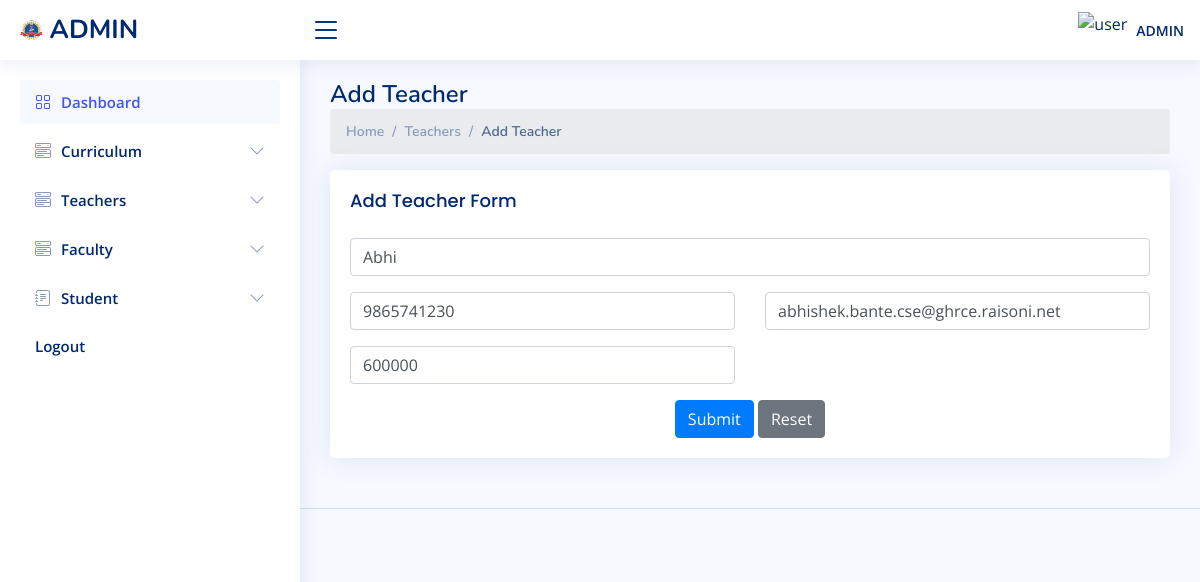
Page /admin/edit_teacher.php?id=4 (signed in) on the committed database.
### tables this page shows
CREATE TABLE `teacher` (
  `tid` int(11) NOT NULL,
  `name` varchar(255) NOT NULL,
  `email` varchar(255) NOT NULL,
  `phone` varchar(15) NOT NULL,
  `salary` int(11) NOT NULL
);

### admin/connect/db.php (called while the page is built)
<?php
class connect{
    public $servername = "localhost";
    private $username = "root";
    private $password = "";
    private $dbname = "jit_college";
    public function dbconnect()
	{
		$db=mysqli_connect($this->servername,$this->username,$this->password,$this->dbname);
		return $db;
	}
}
?>

### admin/connect/fun.php (called while the page is built, shortened)
<?php
class fun
{
    private $db;
    function __construct($con)
    {
        $this->db = $con;
    }
    public function fetchTeacherWithId($id){
     $sql = "SELECT * FROM `teacher` WHERE `tid` = '$id'";
     $fetch = mysqli_query($this->db, $sql);
     return $fetch;
    }
}
?>

### admin/edit_teacher.php (the view, shortened to what this page needs)
<?php
  include "connect/db.php";
  include "connect/fun.php";
  $connect=new connect();
  $fun=new fun($connect->dbconnect());
  if(isset($_GET['id']) ){
    $id=trim($_GET['id']);
    $fetch = $fun->fetchTeacherWithId($id);
    $fetch = mysqli_fetch_assoc($fetch);
  }
  else{
    header('Location: view_teacher.php');
  }
?>
<!DOCTYPE html>
<html lang="en">
<head>
  <?php
    include "include/links.php";
  ?>
</head>
<body>
  <?php
    include "include/header.php";
  ?>
      <?php
        include "include/sideBar.php";
      ?>
  <main id="main" class="main">
    <div class="pagetitle">
        <h1>Add Teacher</h1>
        <nav>
          <ol class="breadcrumb">
            <li class="breadcrumb-item"><a href="index.php">Home</a></li>
            <li class="breadcrumb-item">Teachers</li>
            <li class="breadcrumb-item active">Add Teacher</li>
          </ol>
        </nav>
      </div>
      <section class="section">
        <div class="card">
            <div class="card-body">
              <h5 class="card-title">Add Teacher Form</h5>
              <form class="row g-3"  action="edit_teacher.php" method="POST">
                <div class="col-md-12">
                  <input type="text" class="form-control" name="tname" value="<?php echo $fetch['name']?>" placeholder="Teacher Name">
                </div>
                <div class="col-md-6">
                  <input type="text" class="form-control" id="phone" name="phone" placeholder="Phone no." value="<?php echo $fetch['phone']?>">
                </div>
                <div class="col-md-6">
                  <input type="text" class="form-control" id="email" name="email" value="<?php echo $fetch['email']?>" placeholder="Email">
                </div>
                <div class="col-md-6">
                  <input type="text" class="form-control" id="salary" name="salary" value="<?php echo $fetch['salary']?>" placeholder="Salary">
                </div>
                <div class="text-center">
                  <button type="submit" name="submit" class="btn btn-primary">Submit</button>
                  <button type="reset" class="btn btn-secondary">Reset</button>
                </div>
              </form>
            </div>
          </div>
      </section>
  </main>
<?php
  include "include/footer.php";
?>
</body>
</html>

### admin/assets/css/style.css (style rules this page uses)
:root { scroll-behavior: smooth; }
body { font-family: "Open Sans", sans-serif; background: #f6f9ff; color: #444444; }
a { color: #4154f1; text-decoration: none; }
h1, h2, h3, h4, h5, h6 { font-family: "Nunito", sans-serif; }
#main { margin-top: 60px; padding: 20px 30px; transition: all 0.3s; }
.pagetitle { margin-bottom: 10px; }
.pagetitle h1 { font-size: 24px; margin-bottom: 0; font-weight: 600; color: #012970; }
.card { margin-bottom: 30px; border: none; border-radius: 5px; box-shadow: 0px 0 30px rgba(1, 41, 112, 0.1); }
.card-title { padding: 20px 0 15px 0; font-size: 18px; font-weight: 500; color: #012970; font-family: "Poppins", sans-serif; }
.card-body { padding: 0 20px 20px 20px; }
.breadcrumb { font-size: 14px; font-family: "Nunito", sans-serif; color: #899bbd; font-weight: 600; }
.breadcrumb a { color: #899bbd; transition: 0.3s; }
.breadcrumb .breadcrumb-item::before { color: #899bbd; }
.breadcrumb .active { color: #51678f; font-weight: 600; }
@media (min-width: 1200px) { #main, #footer { margin-left: 300px; } }

### rows in the picture
teacher: tname "Abhi", phone "9865741230", email "abhishek.bante.cse@ghrce.raisoni.net", salary "600000"
